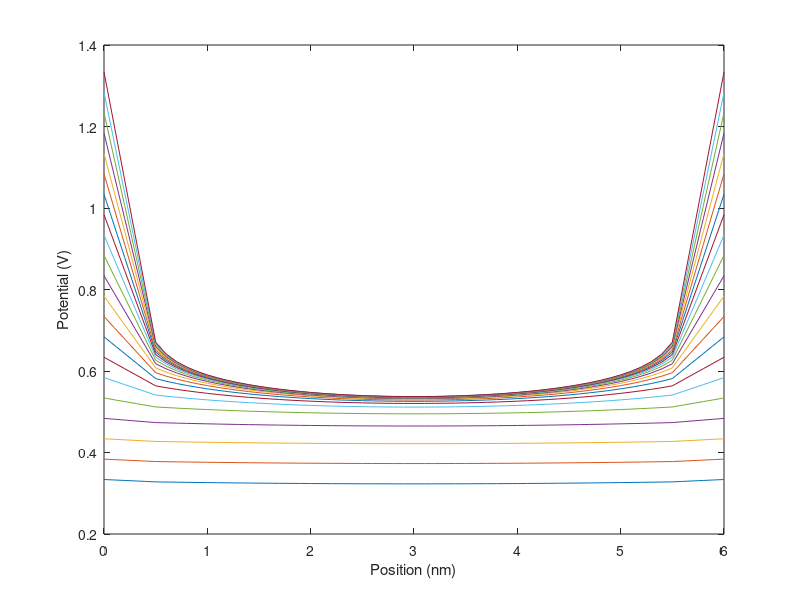
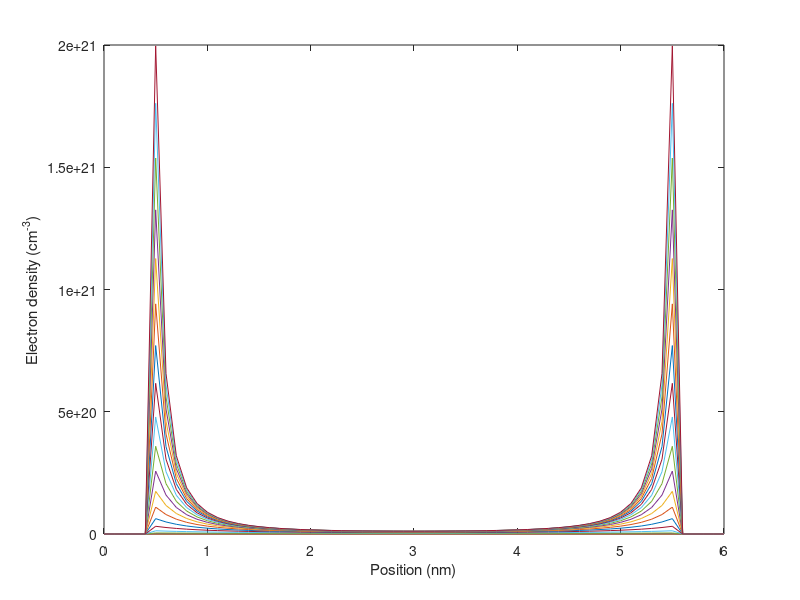
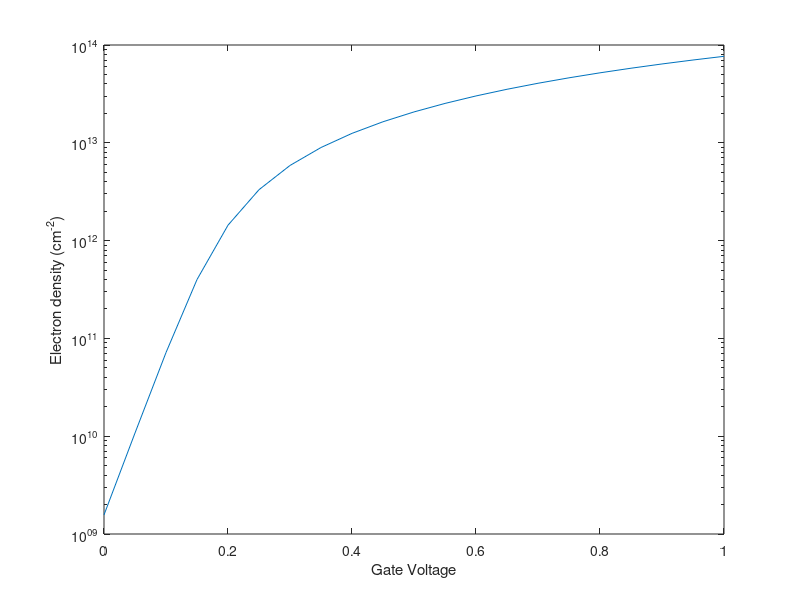

MATLAB code for these plots, in order:
clear all
clc

q=1.602192e-19; % elementary charge, C
eps0=8.854187817e-12; % vacuum permittivity, F/m
k_B=1.380662e-23; % Boltzmann constatant, J/K
T=300.0; % temperature, K
thermal=k_B*T/q; % Thermal voltage, V
Deltax=0.1e-9; % 0.1 nm spacing
N=61; % 6 nm thick
x=Deltax*transpose([0:N-1]); % real space, m
interface1=6; % At x=0.5 nm
interface2=56; % At x=5.5 nm
eps_si=11.7; eps_ox=3.9; % Relative permittivity
Nacc=1e24; % 1e18 /cm^3
ni=1.075e16; %1.075e10/cm^3
coef=Deltax*Deltax*q/eps0;
IF=-4.63374; % vacuum level-intrinsic fermi level [eV]
WF=-4.30; % vacuum level-fermi level [eV]
V_appl=transpose([0:0.05:1]); % applied voltage set: fermi level= 0 V at equilibrium 
x=Deltax*transpose([0:N-1]); % real space, nm
elec=zeros(N,1);

for j=1:length(V_appl)
    
    V_g(j,1)=0-((IF-WF-V_appl(j,1))); % applied gate voltage  [V]
%% boundary condition
phi=zeros(N,1);
phi(:,1)=V_g(j,1); % initial value

    res=zeros(N,1);
    Jaco=sparse(N,N);
    res(1,1)=phi(1,1)-V_g(j,1);
    Jaco(1,1)=1.0;
    res(N,1)=phi(N,1)-V_g(j,1);
    Jaco(N,N)=1.0; 


count(j,1)=0;

for newton=1:50000


% Laplacian
for ii=2:N-1
    if (ii<interface1 || ii>interface2)
        res(ii,1)*eps_ox*phi(ii+1,1)-2*eps_ox*phi(ii,1)+eps_ox*phi(ii-1,1);
        Jaco(ii,ii-1)=eps_ox; Jaco(ii,ii)=-2*eps_ox; Jaco(ii,ii+1)=eps_ox;
    elseif (ii==interface1)
        res(ii,1)=eps_si*phi(ii+1,1)-(eps_si+eps_ox)*phi(ii,1)+eps_ox*phi(ii-1,1);
        Jaco(ii,ii-1)=eps_ox; Jaco(ii,ii)=-(eps_si+eps_ox); Jaco(ii,ii+1)=eps_si;
    elseif (ii==interface2);
        res(ii,1)=eps_ox*phi(ii+1,1)-(eps_ox+eps_si)*phi(ii,1)+eps_si*phi(ii-1,1);
        Jaco(ii,ii-1)=eps_si; Jaco(ii,ii)=-(eps_ox+eps_si); Jaco(ii,ii+1)=eps_ox;
    else
        res(ii,1)=eps_si*phi(ii+1,1)-2*eps_si*phi(ii,1)+eps_si*phi(ii-1,1);
        Jaco(ii,ii-1)=eps_si; Jaco(ii,ii)=-2*eps_si; Jaco(ii,ii+1)=eps_si;
    end
end


%% charge part
for ii=interface1:interface2
    if (ii==interface1)
        res(ii,1)=res(ii,1)-coef*(Nacc+ni*exp(phi(ii,1)/thermal))*0.5;
        Jaco(ii,ii)=Jaco(ii,ii)-coef*ni*exp(phi(ii,1)/thermal)/thermal*0.5;
    elseif (ii==interface2)
        res(ii,1)=res(ii,1)-coef*(Nacc+ni*exp(phi(ii,1)/thermal))*0.5;
        Jaco(ii,ii)=Jaco(ii,ii)-coef*ni*exp(phi(ii,1)/thermal)/thermal*0.5;
    else
        res(ii,1)=res(ii,1)-coef*(Nacc+ni*exp(phi(ii,1)/thermal));
        Jaco(ii,ii)=Jaco(ii,ii)-coef*ni*exp(phi(ii,1)/thermal)/thermal;
    end
end
update=Jaco\(-res);
phi=phi+update;
count(j,1)=count(j,1)+1;

if abs(update(interface1+1:interface2-1,1))<= 5e-16;
   break
end
phi1(:,j)=phi;

end
count(j,1)=count(j,1);


for ii=interface1:interface2
%     elec(ii,j)=ni*exp(q*phi(ii,1)/(k_B*T))*1e-6;
%     
    elec(ii,j)=ni*exp(q*phi(ii,1)/(k_B*T));
end
end

% elec_int=sum(elec,1)*1e-6*5e-7; % integrated carrier density, cm^-2
elec_int=sum(elec*0.1e-9,1); % integrated carrier density, m^-2

f1=figure
plot(x/1e-9,phi1) % position vs potential
xlabel('Position (nm)')
ylabel('Potential (V)')

f2=figure
plot(x/1e-9,elec*1e-6); % position vs electron density, *1e-6 : m^-3->cm^-3
xlabel('Position (nm)')
ylabel('Electron density (cm^-^3)')

f3=figure
semilogy(V_appl,elec_int*1e-4); % Gate voltage vs integrated electron density
xlabel('Gate Voltage')
ylabel('Electron density (cm^-^2)')





% %% Compare #4 potential % electron density
% for j=1:length(V_appl);
% A(1,1)=1.0;
% for ii=2:N-1
%     if     (ii<interface1)  A(ii,ii-1)=eps_ox; A(ii,ii)=-2*eps_ox;      A(ii,ii+1)=eps_ox;
%     elseif (ii==interface1) A(ii,ii-1)=eps_ox; A(ii,ii)=-eps_ox-eps_si; A(ii,ii+1)=eps_si;
%     elseif (ii<interface2)  A(ii,ii-1)=eps_si; A(ii,ii)=-2*eps_si;      A(ii,ii+1)=eps_si;
%     elseif (ii==interface2) A(ii,ii-1)=eps_si; A(ii,ii)=-eps_si-eps_ox; A(ii,ii+1)=eps_ox;
%     elseif (ii>interface2)  A(ii,ii-1)=eps_ox; A(ii,ii)=-2*eps_ox;      A(ii,ii+1)=eps_ox;
%     end
% end
% A(N,N)=1.0;
% 
% %%%%%%%%%%%%%%%% first cacluation of Poisson's equation %%%%%%%%%%%%%%%%%%%%%%%%%%%%%%%%%%%
% b=zeros(N,1);
% b(1,j)=V_g(j,1);
% for ii=interface1:interface2
%     if     (ii==interface1) b(ii,j)=Deltax*Deltax*q*Nacc/eps0*0.5;
%     elseif (ii==interface2) b(ii,j)=Deltax*Deltax*q*Nacc/eps0*0.5;
%     else                    b(ii,j)=Deltax*Deltax*q*Nacc/eps0;
%     end
% end
% b(N,j)=V_g(j,1);
% 
% phi_pre(:,j)=A\b(:,j);
% 
% 
% %%%%%%%%% carrier density calculated from Poisson's equation and Boltzmann distribution%%%%%%%%%%%%%%%%%%%%%%%%
% elec_pre=zeros(N,1);
% for ii=interface1:interface2
%     elec_pre(ii,1)=ni*exp(q*phi_pre(ii,j)/(k_B*T));
% end
% elec_pre1(:,j)=elec_pre(:,1);
% 
% end
% 
% f4=figure 
% plot(x/1e-9,elec_pre1*1e-6);
% xlabel('Position (nm)')
% ylabel('Electron density (cm^-^3)')
% 
% 
% f5=figure
% plot(x/1e-9,(elec-elec_pre1)*1e-6)
% xlabel('Position (nm)')
% ylabel('Difference of electron density (cm^-^3)')
% 
% 
% f6=figure
% plot(x/1e-9,phi1-phi_pre)
% xlabel('Position (nm)')
% ylabel('Difference of potential (V)')
